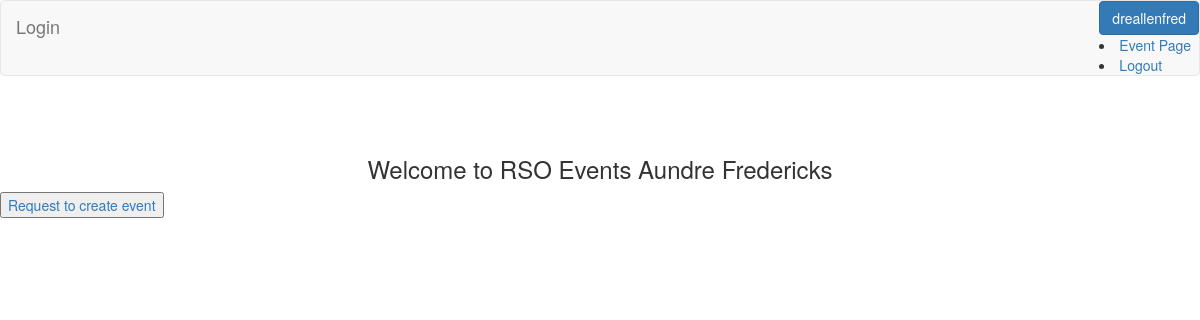
The page /home.php (signed in) on the database its author committed.
### tables this page shows
CREATE TABLE IF NOT EXISTS `user` (
  `user_id` int(6) NOT NULL AUTO_INCREMENT,
  `u_id` int(3) DEFAULT NULL,
  `rso_id` int(6) DEFAULT NULL,
  `event_id` int(3) DEFAULT NULL,
  `username` varchar(25) NOT NULL,
  `f_name` varchar(25) NOT NULL,
  `l_name` varchar(25) NOT NULL,
  `email` varchar(40) NOT NULL,
  `password` varchar(50) NOT NULL,
  `role` int(2) DEFAULT NULL,
  PRIMARY KEY (`user_id`),
  KEY `u_id` (`u_id`),
  KEY `event_id` (`event_id`),
  KEY `rso_id` (`rso_id`)
);

### home.php (the view, shortened to what this page needs)
<?php
    require_once('connect.php');
    $username = $_SESSION["username"];
    $firstName = $lastName = $email = '';
    $id = $_SESSION['user_id'];
    $sql = "SELECT * FROM user WHERE user_id='$id'";
    $result = mysqli_query($conn, $sql);
    if (mysqli_num_rows($result) > 0) {
        while ($row = mysqli_fetch_assoc($result)) {
            $username = $row["username"];
            $firstName = $row["f_name"];
            $lastName = $row["l_name"];
        }
    }
?>
<nav class="navbar navbar-default">
    <div class="container-fluid">
        <div class="navbar-header">
            <a href="#" class="navbar-brand">Login</a>
        </div>
        <div class="dropdown navbar-right" id="right">
            <button class="btn btn-primary dropdown-toggle" type="button" data-toggle="dropdown"><?php echo $username;?></button>
            <u1>
                <li><a href="events.php">Event Page</a></li>
                <li><a href="logout.php">Logout</a></li>
            </u1>
        </div>
    </div>
</nav>
<div>
    <h3 style="text-align: center;">Welcome to RSO Events <?php echo $firstName." ".$lastName?></h3>
    <button><a href="permission.html">Request to create event</a></button>
</div>
<link rel="stylesheet" href="https://maxcdn.bootstrapcdn.com/bootstrap/3.3.7/css/bootstrap.min.css">

### rows shown on the page
user: username "dreallenfred", f_name "Aundre", l_name "Fredericks"
